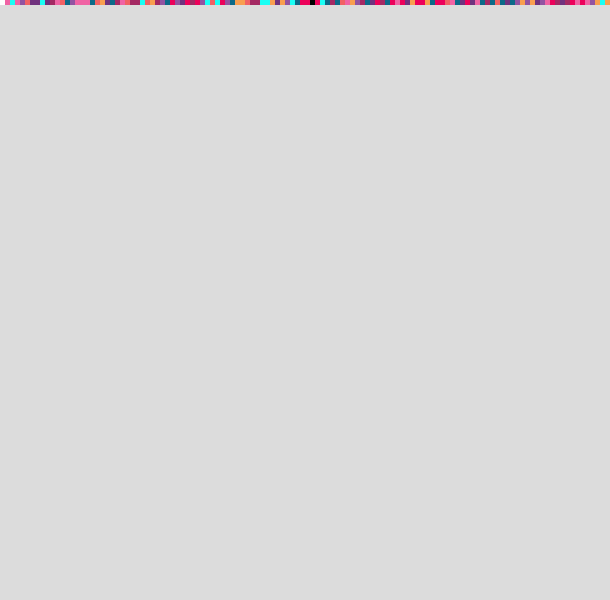
Frame 1 (no input)
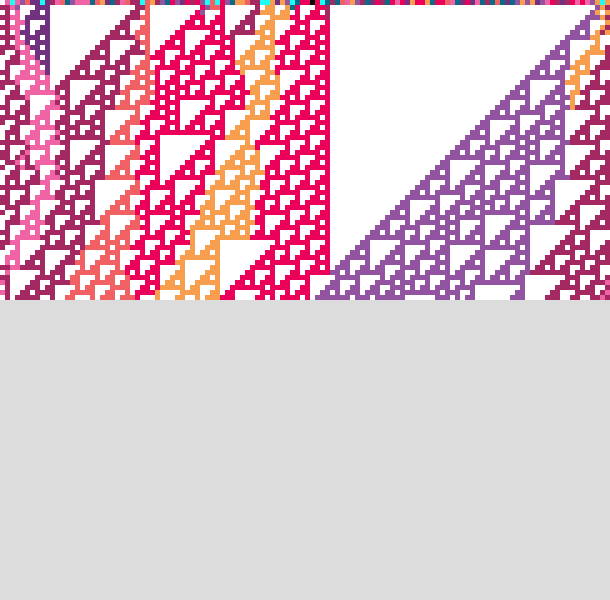
Frame 60 (no input)
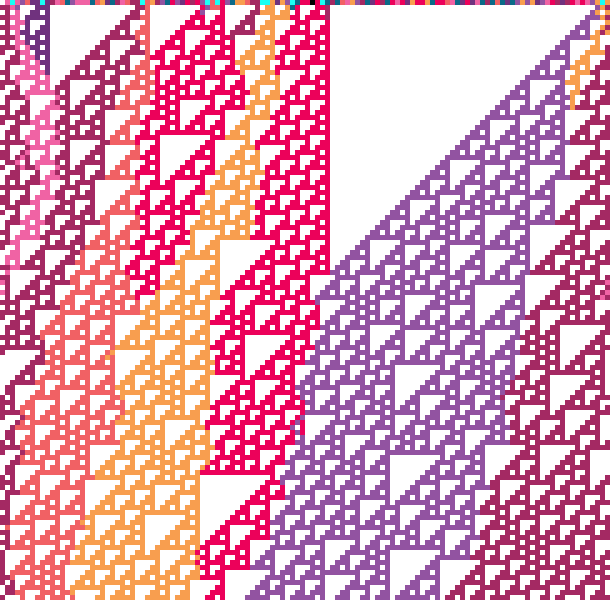
Frame 120 (the mouse pressed at the canvas centre since frame 60)

The p5.js sketch that drew these frames (run headless with seeded random() and noise() and a simulated clock; from frame 60 on, the mouse is pressed at the canvas centre):

// p5.js sketch
// ── sketch.js
let cells = [];
const WIDTH = 610;
const HEIGHT = 600;
const TILE_SIZE = 5;
let y = 0;

let startRule = 110;
let ruleSet;
let palette = [];

function setRules(ruleValue) {
  ruleSet = ruleValue.toString(2).padStart(8, "0");
}

function setup() {
  createCanvas(WIDTH, HEIGHT);
  background(220);
  setRules(startRule);
  palette = [
    color(11, 106, 136),
    color(25, 297, 244),
    color(112, 50, 126),
    color(146, 83, 161),
    color(164, 41, 99),
    color(236, 1, 90),
    color(240, 99, 164),
    color(241, 97, 100),
    color(248, 158, 79),
  ];
  let total = width / TILE_SIZE;
  for (let i = 0; i < total; i++) {
    cells[i] = random(palette);
  }
  cells[floor(total / 2)] = 1;
}

function draw() {
  noStroke();
  for (let i = 0; i < cells.length; i++) {
    let x = i * TILE_SIZE;
    square(x, y, TILE_SIZE);
    fill(cells[i]);
  }
  y += TILE_SIZE;

  if (y > height) {
    background(220);
    y = 0;
    setRules(floor(random(256)));
  }

  let nextCells = [];
  let len = cells.length;
  for (let i = 0; i < len; i++) {
    let leftColor = cells[(i + len - 1) % len];
    let rightColor = cells[(i + len + 1) % len];
    let stateColor = cells[i];
    let left = brightness(leftColor) < 100 ? 1 : 0;
    let right = brightness(rightColor) < 100 ? 1 : 0;
    let state = brightness(stateColor) < 100 ? 1 : 0;
    let newState = calculateState(left, state, right);
    if (newState == 0) {
      nextCells[i] = color(255);
    } else {
      let options = [];
      if (left == 1) options.push(leftColor);
      if (right == 1) options.push(rightColor);
      if (state == 1) options.push(stateColor);
      if (options.length < 1) nextCells[i] = random(palette);
      else nextCells[i] = random(options);
    }
  }
  cells = nextCells;
}

function calculateState(a, b, c) {
  let neighborhood = "" + a + b + c;
  let value = 7 - parseInt(neighborhood, 2);
  return parseInt(ruleSet[value]);
}
